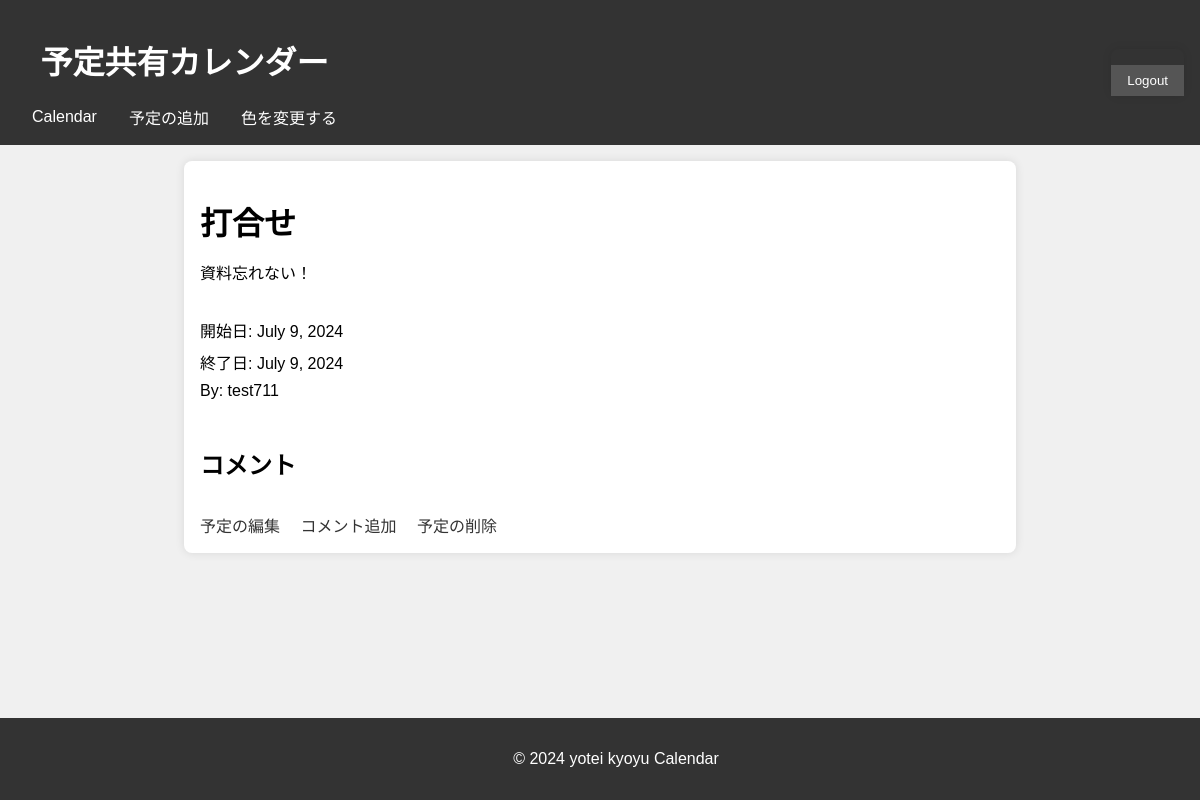
Page /events/22/ (signed in) on the earlier database version.
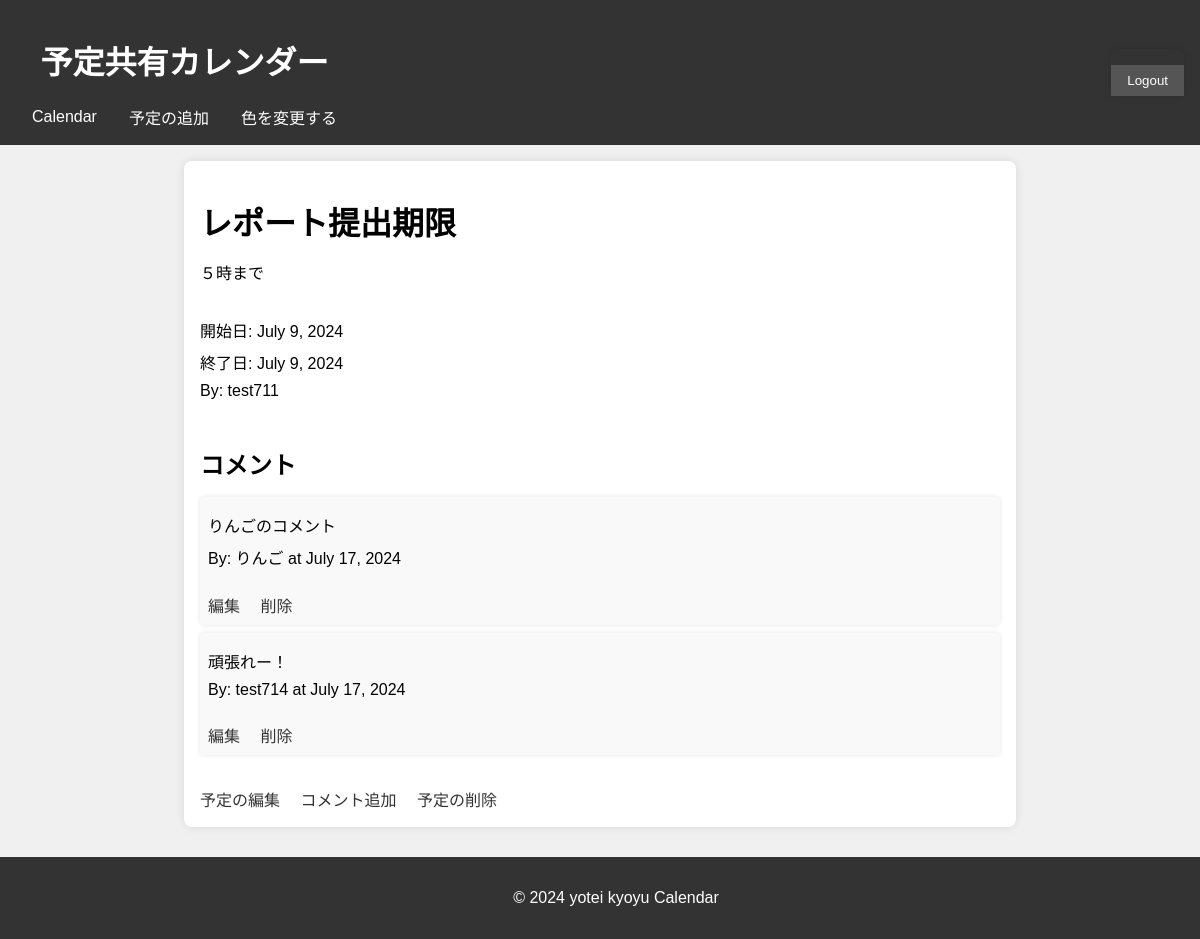
Same page on the later database version.
### events/models.py (models this page shows, shortened)
class Event(models.Model):
    title = models.CharField(max_length=200)
    description = models.TextField()
    start_time = models.DateField()  # DateTimeField から DateField へ変更
    end_time = models.DateField()
    created_by = models.ForeignKey(User, on_delete=models.CASCADE)

### comments/models.py (models this page shows, shortened)
class Comment(models.Model):
    event = models.ForeignKey(Event, related_name='comments', on_delete=models.CASCADE)
    comment_text = models.TextField()
    created_at = models.DateField(auto_now_add=True)
    created_by = models.ForeignKey(User, on_delete=models.CASCADE)

### events/views.py (the view)
# urls.py: path('<int:event_id>/', views.event_detail, name='event_detail'),
@login_required
def event_detail(request, event_id):
    event = get_object_or_404(Event, id=event_id)
    comments = Comment.objects.filter(event=event)
    return render(request, 'events/event_detail.html', {'event': event, 'comments': comments})

### events/templates/events/event_detail.html (shortened to what this page needs)
{% extends "base.html" %}
{% block content %}
    <div class="event-detail">
        <h1>{{ event.title }}</h1>
        <p>{{ event.description }}</p>
        <br>
        <p>開始日: {{ event.start_time }}</p>
        <p>終了日: {{ event.end_time }}</p>
        <p>By: {{ event.created_by }}</p>
        <br>
        <h2>コメント</h2>
        <ul>
            {% for comment in comments %}
            <li>
                <p>{{ comment.comment_text }}</p>
                <p>By: {{ comment.created_by.username }} at {{ comment.created_at }}</p>
                <a href="{% url 'edit_comment' comment.id %}">編集</a>
                <a href="{% url 'delete_comment' comment.id %}">削除</a>
            </li>
            {% endfor %}
        </ul>
        <a href="{% url 'edit_event' event.id %}">予定の編集</a>
        <a href="{% url 'add_comment' event.id %}">コメント追加</a>
        <a href="{% url 'delete_event' event.id %}">予定の削除</a>
    </div>
{% endblock %}

### events/templates/base.html (shortened to what this page needs)
<!DOCTYPE html>
<html lang="en">
<head>
    {% load static %}
    <link rel="stylesheet" href="{% static 'css/styles.css' %}">
    <link rel="stylesheet" href="https://cdnjs.cloudflare.com/ajax/libs/fullcalendar/3.10.2/fullcalendar.min.css" />
</head>
<body>
    <header>
        <div>
            <h1>予定共有カレンダー</h1>
            <nav>
                <a href="{% url 'calendar_view' %}">Calendar</a>
                <a href="{% url 'add_event' %}">予定の追加</a>
                <a href="{% url 'update_color' %}">色を変更する</a>
            </nav>
        </div>
        <div class="logout">
            <form method="post" action="{% url 'logout' %}">
                <button type="submit">Logout</button>
            </form>
        </div>
    </header>
    <main>
        {% block content %}{% endblock %}
    </main>
    <footer>
        <p>&copy; 2024 yotei kyoyu Calendar</p>
    </footer>
</body>
</html>

### events/static/css/styles.css (style rules this page uses)
body { font-family: Arial, sans-serif; background-color: #f0f0f0; margin: 0; padding: 0; }
header { background-color: #333; color: white; padding: 1rem; text-align: center; display: flex; justify-content: space-between; align-items: center; }
nav a { color: white; margin: 0 1rem; text-decoration: none; }
nav { display: flex; align-items: center; }
.logout { margin-left: auto; }
.logout form { background: none; border: none; padding: 0; }
.logout button { background-color: #555; }
button { background-color: #444; color: white; border: none; padding: 0.5rem 1rem; cursor: pointer; }
main { padding: 1rem; padding-bottom: 7rem; }
footer { background-color: #333; color: white; text-align: center; padding: 1rem; position: fixed; width: 100%; bottom: 0; }
form { display: flex; flex-direction: column; max-width: 600px; margin: auto; background-color: white; padding: 1rem; border-radius: 8px; box-shadow: 0 0 10px rgba(0, 0, 0, 0.1); }
form button { margin-top: 1rem; }
a { display: inline-block; margin-top: 1rem; color: #333; text-decoration: none; }
.event-detail { max-width: 800px; margin: auto; background-color: white; padding: 1rem; border-radius: 8px; box-shadow: 0 0 10px rgba(0, 0, 0, 0.1); }
.event-detail h1, .event-detail h2 { margin-bottom: 1rem; }
.event-detail p { margin: 0.5rem 0; }
.event-detail ul { list-style-type: none; padding: 0; }
.event-detail ul li { background-color: #f9f9f9; margin-bottom: 0.5rem; padding: 0.5rem; border-radius: 4px; box-shadow: 0 0 5px rgba(0, 0, 0, 0.1); }
.event-detail a { margin-right: 1rem; }

Differences in the rows shown:
changed Event "test711": title "打合せ" → "レポート提出期限"; description "資料忘れない！" → "５時まで"
added Comment: comment_text "りんごのコメント", created_by.username "りんご", created_at "July 17, 2024"
added Comment: comment_text "頑張れー！", created_by.username "test714", created_at "July 17, 2024"
